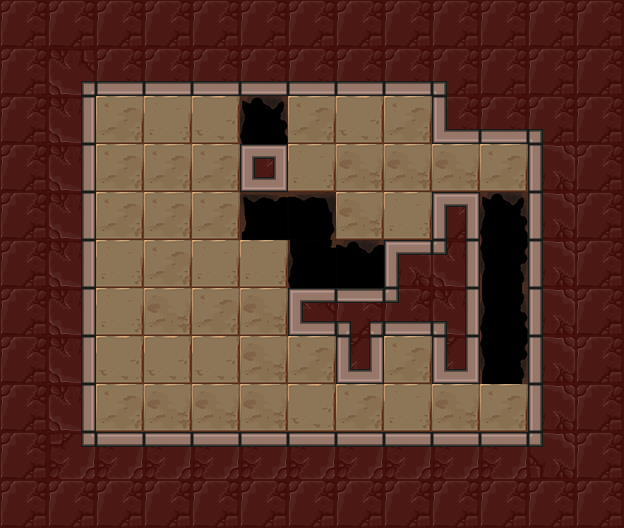

This is a level from a 2D game, rendered from its Tiled map with the project's own tilesets. A one-line summary and the map file follow, with tile-layer data summarised:
An orthogonal 13x11 tile map with 48x48 px tiles, 3 tile layers (Floor, Holes, Walls), 7 tilesets and 9 objects (3x mirror, 2x glassWall, lightSwitch, lightOrb, player_start, ...).

<map version="1.0" orientation="orthogonal" renderorder="right-down" width="13" height="11" tilewidth="48" tileheight="48" nextobjectid="124">
 <tileset firstgid="1" name="walls" tilewidth="48" tileheight="48" tilecount="42">
  <image source="../../images/kongregate_release/wall_sheet.png" width="336" height="288" />
 </tileset>
 <tileset firstgid="43" name="exit" tilewidth="48" tileheight="48" tilecount="12">
  <image source="../../images/kongregate_release/gate_sheet.png" width="192" height="144" />
 </tileset>
 <tileset firstgid="55" name="floors" tilewidth="48" tileheight="48" tilecount="4">
  <image source="../../images/kongregate_release/floor_sheet.png" width="192" height="48" />
 </tileset>
 <tileset firstgid="59" name="holes" tilewidth="48" tileheight="48" tilecount="24">
  <image source="../../images/kongregate_release/hole_sheet.png" width="288" height="192" />
 </tileset>
 <tileset firstgid="83" name="mirrors" tilewidth="48" tileheight="48" tilecount="4">
  <image source="../../images/kongregate_release/mirror_sheet.png" width="96" height="96" />
 </tileset>
 <tileset firstgid="87" name="orb_sheet" tilewidth="48" tileheight="48" tilecount="9">
  <image source="../../images/kongregate_release/orb_sheet.png" width="144" height="144" />
 </tileset>
 <tileset firstgid="96" name="glass_wall_sheet" tilewidth="48" tileheight="48" tilecount="42">
  <image source="../../images/kongregate_release/glass_wall_sheet.png" width="336" height="288" />
 </tileset>
 <layer name="Floor" width="13" height="11">
  <properties>
   <property name="tileset" value="floors" />
  </properties>
  <data>[143 cells, 42 non-empty, 4 distinct tile ids]</data>
 </layer>
 <layer name="Holes" width="13" height="11">
  <properties>
   <property name="tileset" value="holes" />
  </properties>
  <data>[143 cells, 9 non-empty, 7 distinct tile ids]</data>
 </layer>
 <layer name="Walls" width="13" height="11">
  <properties>
   <property name="tileset" value="walls" />
  </properties>
  <data>[143 cells, 92 non-empty, 19 distinct tile ids]</data>
 </layer>
 <objectgroup name="Objects" visible="0" />
 <objectgroup name="Glass Walls">
  <object id="115" type="glassWall" gid="96" x="144" y="384" width="48" height="48" />
  <object id="116" type="glassWall" gid="96" x="144" y="240" width="48" height="48" />
 </objectgroup>
 <objectgroup name="Mirrors">
  <object id="117" type="mirror" gid="1073741908" x="144" y="192" width="48" height="48">
   <properties>
    <property name="sides" value="1" />
   </properties>
  </object>
  <object id="118" type="mirror" gid="3221225556" x="96" y="384" width="48" height="48">
   <properties>
    <property name="sides" value="1" />
   </properties>
  </object>
  <object id="119" type="mirror" gid="1073741908" x="240" y="432" width="48" height="48">
   <properties>
    <property name="sides" value="1" />
   </properties>
  </object>
 </objectgroup>
 <objectgroup name="Light">
  <object id="120" type="lightSwitch" gid="94" x="384" y="240" width="48" height="48" />
  <object id="121" type="lightOrb" gid="91" x="144" y="432" width="48" height="48">
   <properties>
    <property name="direction" value="256" />
   </properties>
  </object>
 </objectgroup>
 <objectgroup color="#141ba4" name="player_start">
  <object id="122" type="player_start" x="240" y="240" width="48" height="48">
   <properties>
    <property name="direction_facing" value="16" />
    <property name="initial_zoom" value="0.7" />
   </properties>
  </object>
 </objectgroup>
 <objectgroup color="#71a400" name="Exit">
  <object id="123" type="exit" gid="43" x="384" y="384" width="48" height="48" />
 </objectgroup>
</map>
